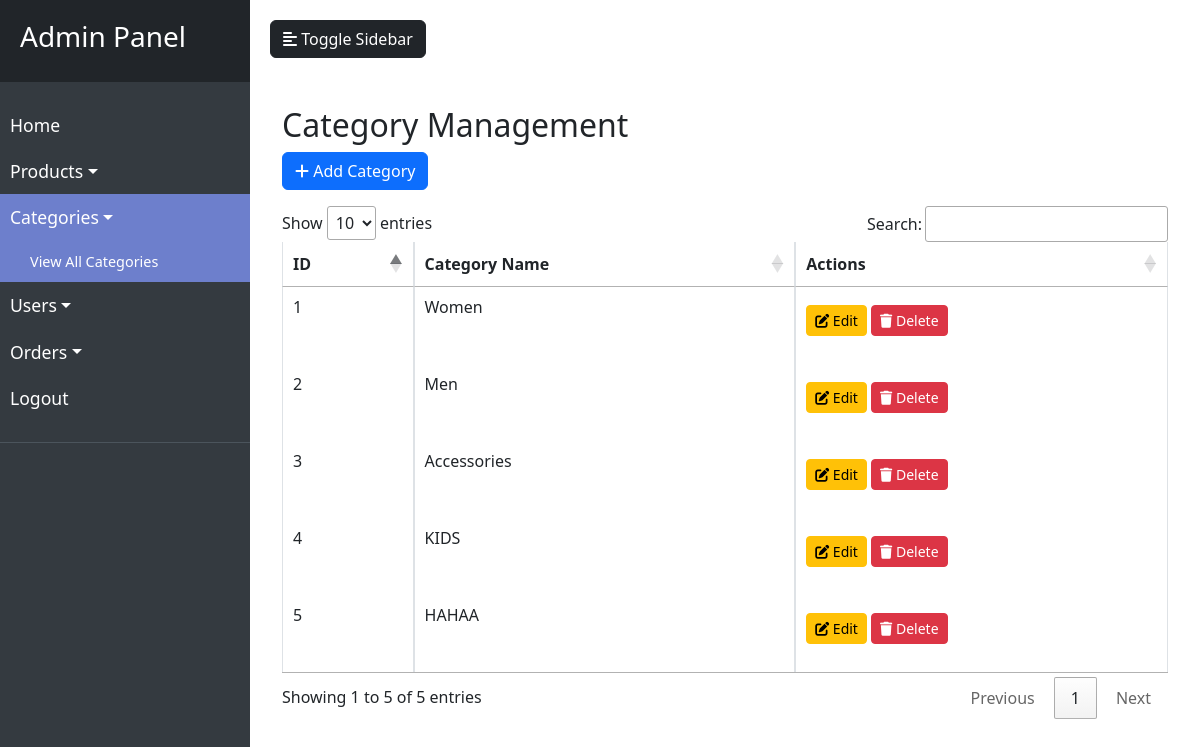
The app's page /categories.php (signed in), older data.
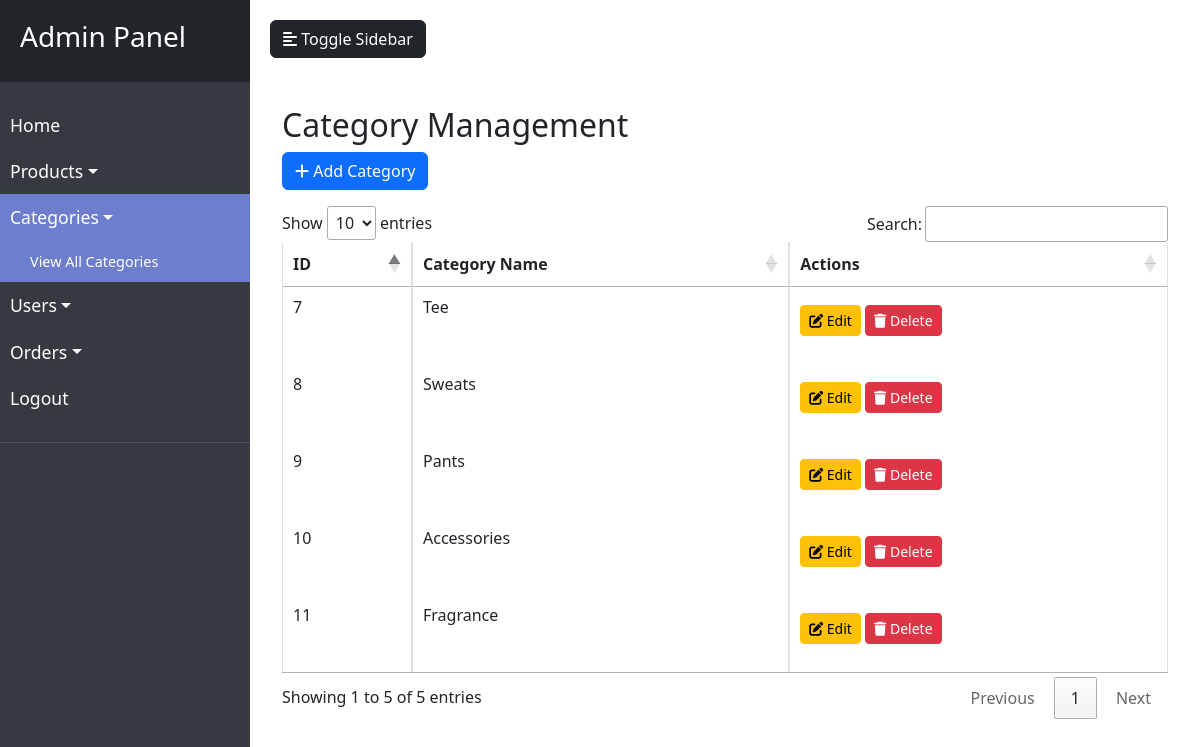
The same page, newer data.
### tables this page shows
CREATE TABLE `categories` (
  `id` int(11) NOT NULL,
  `category_name` varchar(100) NOT NULL,
  `date_added` timestamp NOT NULL DEFAULT current_timestamp(),
  `date_edited` timestamp NOT NULL DEFAULT current_timestamp() ON UPDATE current_timestamp()
);

### categories.php (the view, shortened to what this page needs)
<?php
require_once "db_connection.php";
?>
<!DOCTYPE html>
<html lang="en">
<head>
    <link rel="stylesheet" href="https://cdn.datatables.net/1.11.5/css/jquery.dataTables.min.css">
<link href="https://cdn.jsdelivr.net/npm/bootstrap@5.3.0-alpha1/dist/css/bootstrap.min.css" rel="stylesheet">
    <link href="https://cdn.jsdelivr.net/npm/bootstrap@5.3.0-alpha1/dist/css/bootstrap.min.css" rel="stylesheet">
    <link rel="stylesheet" href="https://cdnjs.cloudflare.com/ajax/libs/font-awesome/6.4.0/css/all.min.css">
</head>
<body>
    <div class="wrapper">
        <nav id="sidebar">
            <div class="sidebar-header">
                <h3>Admin Panel</h3>
            </div>
            <ul class="list-unstyled components">
                <li>
                    <a href="admin.php">Home</a>
                </li>
                <li>
                    <a href="#productSubmenu" data-bs-toggle="collapse" aria-expanded="false" class="dropdown-toggle">Products</a>
                </li>
                <li class="active">
                    <a href="#categorySubmenu" data-bs-toggle="collapse" aria-expanded="true" class="dropdown-toggle">Categories</a>
                    <ul class="collapse show list-unstyled" id="categorySubmenu">
                        <li class="active">
                            <a href="categories.php">View All Categories</a>
                        </li>
                    </ul>
                </li>
                <li>
                    <a href="#userSubmenu" data-bs-toggle="collapse" aria-expanded="false" class="dropdown-toggle">Users</a>
                </li>
                <li>
                    <a href="#orderSubmenu" data-bs-toggle="collapse" aria-expanded="false" class="dropdown-toggle">Orders</a>
                </li>
                <li>
                    <a href="logout.php">Logout</a>
                </li>
            </ul>
        </nav>
        <div id="content">
        <button type="button" id="sidebarCollapse" class="btn btn-dark">
                        <i class="fas fa-align-left"></i>
                        <span>Toggle Sidebar</span>
                    </button>
            <div class="container mt-5">
                <h2>Category Management</h2>
                <button class="btn btn-primary mb-3 add-btn" data-bs-toggle="modal" data-bs-target="#addCategoryModal">
                    <i class="fas fa-plus"></i> Add Category
                </button>
                <table class="table table-bordered" id="categoryTable">
                    <thead>
                        <tr>
                            <th>ID</th>
                            <th>Category Name</th>
                            <th>Actions</th>
                        </tr>
                    </thead>
                    <tbody>
                        <?php
                        $sql = "SELECT * FROM categories";
                        $result = $conn->query($sql);
                        while ($row = $result->fetch_assoc()): ?>
                            <tr>
                                <td><?php echo $row['id']; ?></td>
                                <td><?php echo $row['category_name']; ?></td>
                                <td>
                                    <button class="btn btn-warning btn-sm edit-btn" data-id="<?php echo $row['id']; ?>" data-name="<?php echo $row['category_name']; ?>" data-bs-toggle="modal" data-bs-target="#editCategoryModal">
                                        <i class="fas fa-edit"></i> Edit
                                    </button>
                                    <button class="btn btn-danger btn-sm delete-btn" data-id="<?php echo $row['id']; ?>">
                                        <i class="fas fa-trash"></i> Delete
                                    </button>
                                </td>
                            </tr>
                        <?php endwhile; ?>
                    </tbody>
                </table>
            </div>
        </div>
    </div>
<link href="https://cdn.jsdelivr.net/npm/bootstrap@5.3.0-alpha1/dist/css/bootstrap.min.css" rel="stylesheet">
</body>
</html>

Row changes from the older to the newer data that the page shows:
removed categories: id "1", category_name "Women"
removed categories: id "2", category_name "Men"
removed categories: id "3", category_name "Accessories"
removed categories: id "4", category_name "KIDS"
removed categories: id "5", category_name "HAHAA"
added categories: id "7", category_name "Tee"
added categories: id "8", category_name "Sweats"
added categories: id "9", category_name "Pants"
added categories: id "10", category_name "Accessories"
added categories: id "11", category_name "Fragrance"
